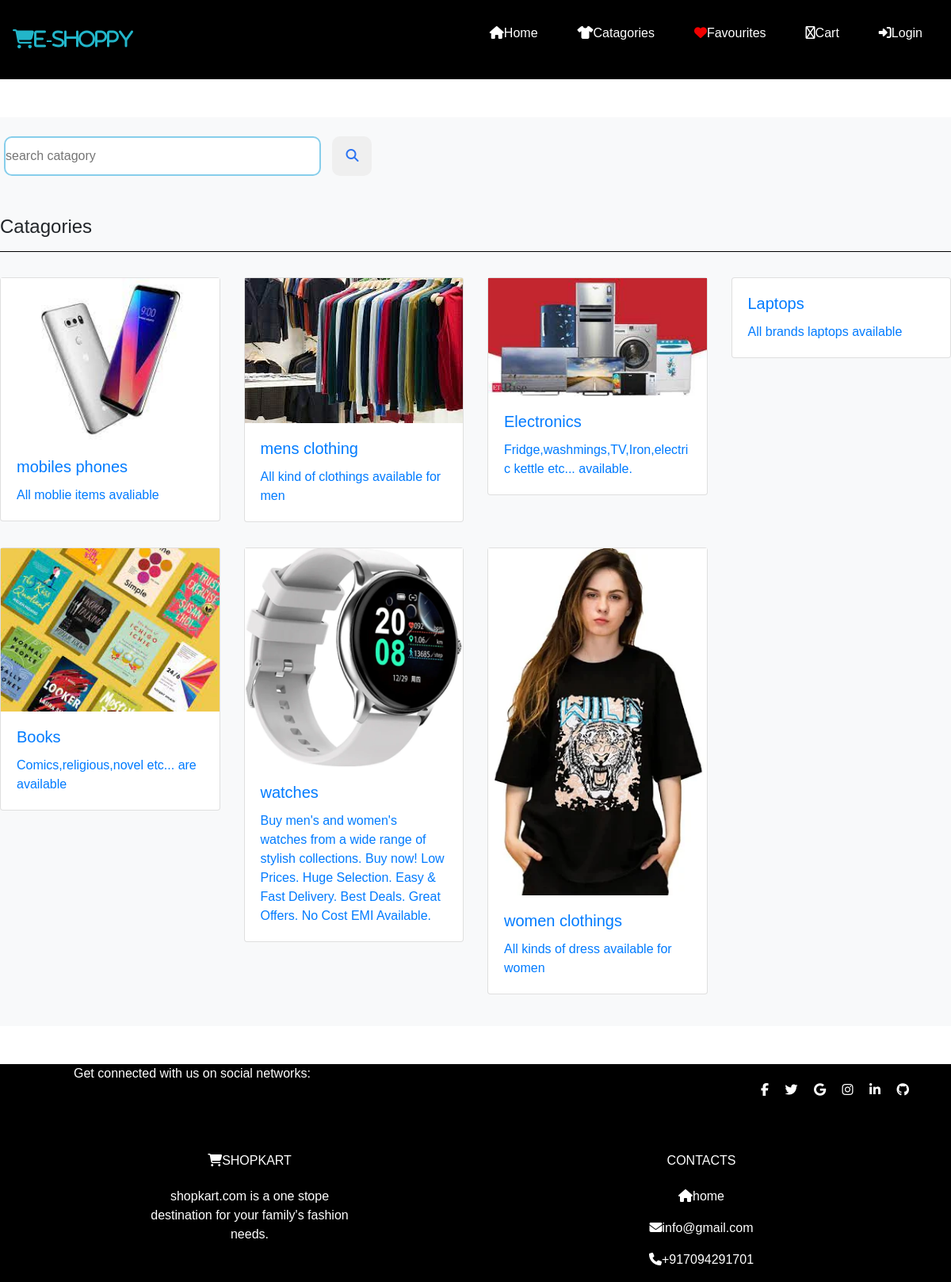
Page /collections/ on the committed database.
### app/models.py (models this page shows, shortened)
class Catagories(models.Model):
    name=models.CharField(max_length=150,null=True,blank=True)
    image=models.ImageField(upload_to=getfilename, height_field=None, width_field=None, max_length=None,null=True,blank=True)
    description=models.TextField(max_length=500,null=False)
    status=models.BooleanField(default=False,help_text="0-default,1-hidden")
    created=models.DateTimeField(auto_now_add=True)

### app/views.py (the view)
# urls.py: path("collections/",views.collections, name="collections"),
def collections(request):
    if 'q' in request.GET:
        q=request.GET['q']
        search=Catagories.objects.filter(name__icontains=q)
    else:
        search=Catagories.objects.filter(status=0)
    context={
        'search':search
    }
    return render(request,'catagories.html',context)

### templates/catagories.html (shortened to what this page needs)
{% extends 'base.html' %}
{% block content %}
{% load static %}
<link rel="stylesheet" href="https://cdn.jsdelivr.net/npm/bootstrap@4.3.1/dist/css/bootstrap.min.css">
<link rel="stylesheet" href="{% static 'css/store.css' %}">
<section class="bg-light py-4 my-5">
        <div class=" catagory-container">
            <div class="row">
                <div id="search" class=""style="margin-bottom:50px">
                    <form action="" method='GET' id="form" >
                      <input type="search" name="q" id="searchbar" placeholder="search catagory">
                      <button type="submit" id="searchbutton"><i class="fa fa-magnifying-glass fa-fade fa-solid" style="color:#2c74f2"></i></button>
                    </form>
                  </div>
                <div class="col-12">
                    <h4 class="mb-3">Catagories</h4>
                    <hr style="border-color:black">
                </div>
                {% for i in search %}
                <div class="col-md-4 col-lg-3">
                    <div class="card my-3">
                        <img src=" {{i.image.url}} " class="card-image-top"alt="">
                        <a href="{% url 'collections' i.name %}">
                        <div class="card-body">
                            <h5 class="card-title text-primary"> {{i.name}} </h5>
                            <p class="card-text">{{i.description}}</p>
                        </a>
                        </div>
                    </div>
                </div>
                {% endfor %}
    </section>
{% endblock content %}

### static/css/sample.css (style rules this page uses)
* { padding: 0; margin: 0; box-sizing: border-box; font-family: sans-serif; }
a { text-decoration: none; font-size: 1rem; }

### static/css/store.css (style rules this page uses)
* { margin: 0; padding: 0; box-sizing: border-box; }
#search { float: left; }
#searchbar { height: 50px; width: 400px; margin-left: 20px; border-radius: 10px; border: solid skyblue 2px; }
#searchbutton { height: 50px; width: 50px; border: none; border-radius: 10px; margin-left: 10px; }

### rows in the picture
Catagories: image (picture), name "mobiles phones", description "All moblie items avaliable"
Catagories: image (picture), name "mens clothing", description "All kind of clothings available for men"
Catagories: image (picture), name "Electronics", description "Fridge,washmings,TV,Iron,electric kettle etc... available."
Catagories: name "Laptops", description "All brands laptops available"
Catagories: image (picture), name "Books", description "Comics,religious,novel etc... are available"
Catagories: image (picture), name "watches", description "Buy men's and women's watches from a wide range of stylish collections. Buy now! Low Prices. Huge Selection. Easy & Fast Delivery. Best Deals. Great Offers. No Cost EMI Available."
Catagories: image (picture), name "women clothings", description "All kinds of dress available for women"
